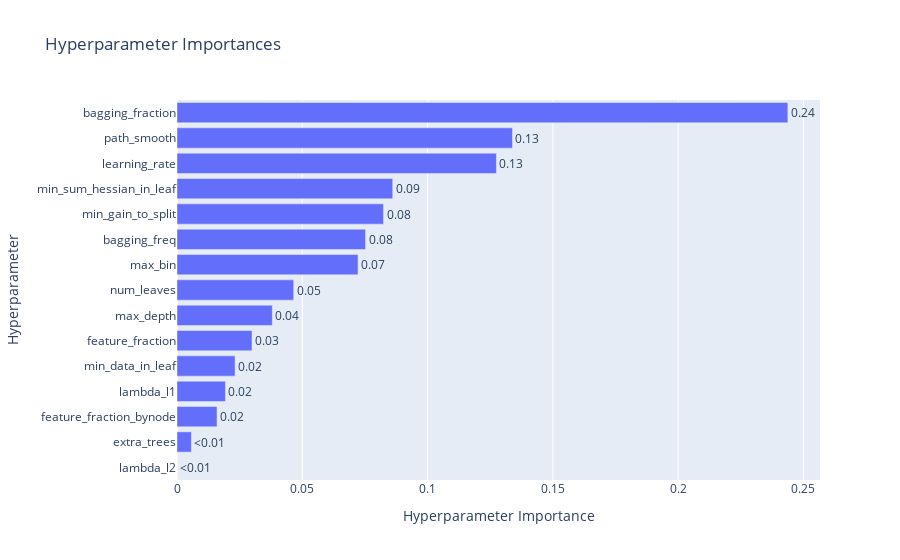
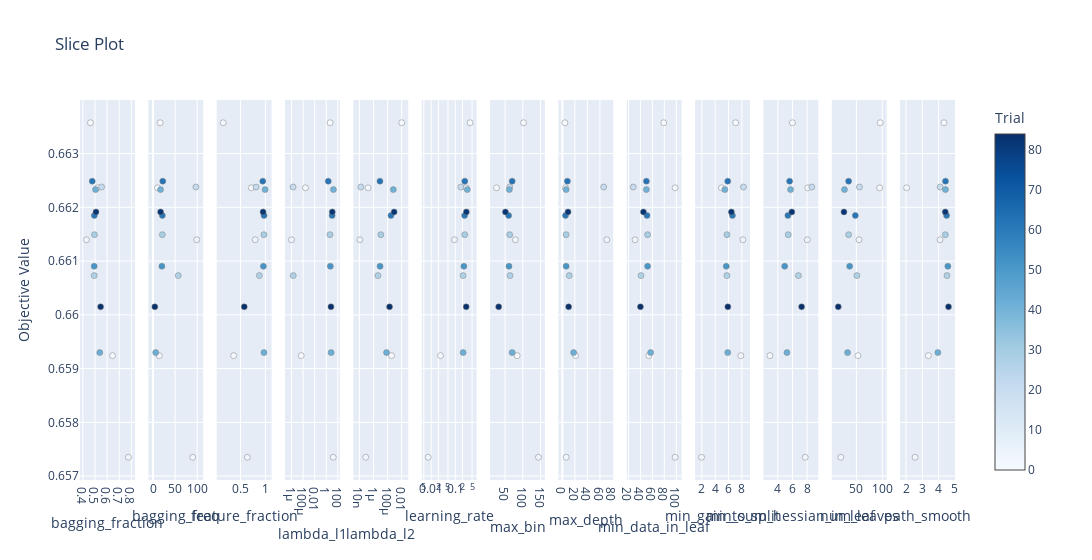

Notebook code for these charts, in order:
### Code cell
memo = "base_model + feature selection with lightGBM, n_trials = 100"
model, df_pred = model_tuner_multi.multi_lightGBM(df5, feature_col3, memo=memo, n_trials=100, save_result=True, visualization=True)

### Figure 1 — Plotly figure (JSON) as saved in the notebook; plotly's stock layout.template omitted (floating-point values rounded to 4 significant figures)
{"data": [{"cliponaxis": false, "hovertemplate": ["lambda_l2 (FloatDistribution): 6.660224512229525e-07<extra></extra>", "extra_trees (CategoricalDistribution): 0.0057498159690669215<extra></extra>", "feature_fraction_bynode (FloatDistribution): 0.01597643793490712<extra></extra>", "lambda_l1 (FloatDistribution): 0.019336689721906775<extra></extra>", "min_data_in_leaf (IntDistribution): 0.023182550948602453<extra></extra>", "feature_fraction (FloatDistribution): 0.02994525175658467<extra></extra>", "max_depth (IntDistribution): 0.038034126231371555<extra></extra>", "num_leaves (IntDistribution): 0.04658217971228522<extra></extra>", "max_bin (IntDistribution): 0.0722590971929046<extra></extra>", "bagging_freq (IntDistribution): 0.07525564498149419<extra></extra>", "min_gain_to_split (FloatDistribution): 0.0824207032021653<extra></extra>", "min_sum_hessian_in_leaf (FloatDistribution): 0.08609620121646244<extra></extra>", "learning_rate (FloatDistribution): 0.12748302698057332<extra></extra>", "path_smooth (FloatDistribution): 0.13388715957222164<extra></extra>", "bagging_fraction (FloatDistribution): 0.24379044855700277<extra></extra>"], "name": "Objective Value", "orientation": "h", "text": ["<0.01", "<0.01", "0.02", "0.02", "0.02", "0.03", "0.04", "0.05", "0.07", "0.08", "0.08", "0.09", "0.13", "0.13", "0.24"], "textposition": "outside", "type": "bar", "x": [6.66e-07, 0.00575, 0.01598, 0.01934, 0.02318, 0.02995, 0.03803, 0.04658, 0.07226, 0.07526, 0.08242, 0.0861, 0.1275, 0.1339, 0.2438], "y": ["lambda_l2", "extra_trees", "feature_fraction_bynode", "lambda_l1", "min_data_in_leaf", "feature_fraction", "max_depth", "num_leaves", "max_bin", "bagging_freq", "min_gain_to_split", "min_sum_hessian_in_leaf", "learning_rate", "path_smooth", "bagging_fraction"]}], "layout": {"title": {"text": "Hyperparameter Importances"}, "xaxis": {"title": {"text": "Hyperparameter Importance"}}, "yaxis": {"title": {"text": "Hyperparameter"}}}}

### Figure 2 — Plotly figure (JSON) as saved in the notebook; plotly's stock layout.template omitted (floating-point values rounded to 4 significant figures)
{"data": [{"marker": {"color": [0, 1, 2, 3, 4, 21, 27, 29, 41, 42, 51, 61, 62, 82, 84], "colorbar": {"title": {"text": "Trial"}, "x": 1, "xpad": 40}, "colorscale": [[0, "rgb(247,251,255)"], [0.125, "rgb(222,235,247)"], [0.25, "rgb(198,219,239)"], [0.375, "rgb(158,202,225)"], [0.5, "rgb(107,174,214)"], [0.625, "rgb(66,146,198)"], [0.75, "rgb(33,113,181)"], [0.875, "rgb(8,81,156)"], [1, "rgb(8,48,107)"]], "line": {"color": "Grey", "width": 0.5}, "showscale": true}, "mode": "markers", "name": "Feasible Trial", "showlegend": false, "type": "scatter", "x": [0.4624, 0.6447, 0.5218, 0.7758, 0.4298, 0.5545, 0.4937, 0.4955, 0.5042, 0.5395, 0.4933, 0.4946, 0.4773, 0.5083, 0.5463], "xaxis": "x", "y": [0.6636, 0.6592, 0.6624, 0.6574, 0.6614, 0.6624, 0.6607, 0.6615, 0.6623, 0.6593, 0.6609, 0.6618, 0.6625, 0.6619, 0.6601], "yaxis": "y"}, {"marker": {"color": [0, 1, 2, 3, 4, 21, 27, 29, 41, 42, 51, 61, 62, 82, 84], "colorbar": {"title": {"text": "Trial"}, "x": 1, "xpad": 40}, "colorscale": [[0, "rgb(247,251,255)"], [0.125, "rgb(222,235,247)"], [0.25, "rgb(198,219,239)"], [0.375, "rgb(158,202,225)"], [0.5, "rgb(107,174,214)"], [0.625, "rgb(66,146,198)"], [0.75, "rgb(33,113,181)"], [0.875, "rgb(8,81,156)"], [1, "rgb(8,48,107)"]], "line": {"color": "Grey", "width": 0.5}, "showscale": false}, "mode": "markers", "name": "Feasible Trial", "showlegend": false, "type": "scatter", "x": [16, 14, 10, 90, 99, 97, 57, 21, 17, 6, 20, 21, 22, 17, 4], "xaxis": "x2", "y": [0.6636, 0.6592, 0.6624, 0.6574, 0.6614, 0.6624, 0.6607, 0.6615, 0.6623, 0.6593, 0.6609, 0.6618, 0.6625, 0.6619, 0.6601], "yaxis": "y2"}, {"marker": {"color": [0, 1, 2, 3, 4, 21, 27, 29, 41, 42, 51, 61, 62, 82, 84], "colorbar": {"title": {"text": "Trial"}, "x": 1, "xpad": 40}, "colorscale": [[0, "rgb(247,251,255)"], [0.125, "rgb(222,235,247)"], [0.25, "rgb(198,219,239)"], [0.375, "rgb(158,202,225)"], [0.5, "rgb(107,174,214)"], [0.625, "rgb(66,146,198)"], [0.75, "rgb(33,113,181)"], [0.875, "rgb(8,81,156)"], [1, "rgb(8,48,107)"]], "line": {"color": "Grey", "width": 0.5}, "showscale": false}, "mode": "markers", "name": "Feasible Trial", "showlegend": false, "type": "scatter", "x": [0.1523, 0.3629, 0.7158, 0.6381, 0.795, 0.8147, 0.8789, 0.9711, 0.9941, 0.9713, 0.9602, 0.9733, 0.948, 0.9535, 0.5759], "xaxis": "x3", "y": [0.6636, 0.6592, 0.6624, 0.6574, 0.6614, 0.6624, 0.6607, 0.6615, 0.6623, 0.6593, 0.6609, 0.6618, 0.6625, 0.6619, 0.6601], "yaxis": "y3"}, {"marker": {"color": [0, 1, 2, 3, 4, 21, 27, 29, 41, 42, 51, 61, 62, 82, 84], "colorbar": {"title": {"text": "Trial"}, "x": 1, "xpad": 40}, "colorscale": [[0, "rgb(247,251,255)"], [0.125, "rgb(222,235,247)"], [0.25, "rgb(198,219,239)"], [0.375, "rgb(158,202,225)"], [0.5, "rgb(107,174,214)"], [0.625, "rgb(66,146,198)"], [0.75, "rgb(33,113,181)"], [0.875, "rgb(8,81,156)"], [1, "rgb(8,48,107)"]], "line": {"color": "Grey", "width": 0.5}, "showscale": false}, "mode": "markers", "name": "Feasible Trial", "showlegend": false, "type": "scatter", "x": [4.589, 4.609e-05, 0.0002521, 16.55, 9.709e-07, 1.809e-06, 1.942e-06, 4.335, 17.42, 7.038, 5.113, 10.38, 2.235, 11.13, 6.476], "xaxis": "x4", "y": [0.6636, 0.6592, 0.6624, 0.6574, 0.6614, 0.6624, 0.6607, 0.6615, 0.6623, 0.6593, 0.6609, 0.6618, 0.6625, 0.6619, 0.6601], "yaxis": "y4"}, {"marker": {"color": [0, 1, 2, 3, 4, 21, 27, 29, 41, 42, 51, 61, 62, 82, 84], "colorbar": {"title": {"text": "Trial"}, "x": 1, "xpad": 40}, "colorscale": [[0, "rgb(247,251,255)"], [0.125, "rgb(222,235,247)"], [0.25, "rgb(198,219,239)"], [0.375, "rgb(158,202,225)"], [0.5, "rgb(107,174,214)"], [0.625, "rgb(66,146,198)"], [0.75, "rgb(33,113,181)"], [0.875, "rgb(8,81,156)"], [1, "rgb(8,48,107)"]], "line": {"color": "Grey", "width": 0.5}, "showscale": false}, "mode": "markers", "name": "Feasible Trial", "showlegend": false, "type": "scatter", "x": [0.01026, 0.0003637, 1.661e-07, 7.672e-08, 1.136e-08, 1.521e-08, 4.258e-06, 1.087e-05, 0.000647, 7.005e-05, 8.535e-06, 0.000299, 8.155e-06, 0.0008434, 0.0001886], "xaxis": "x5", "y": [0.6636, 0.6592, 0.6624, 0.6574, 0.6614, 0.6624, 0.6607, 0.6615, 0.6623, 0.6593, 0.6609, 0.6618, 0.6625, 0.6619, 0.6601], "yaxis": "y5"}, {"marker": {"color": [0, 1, 2, 3, 4, 21, 27, 29, 41, 42, 51, 61, 62, 82, 84], "colorbar": {"title": {"text": "Trial"}, "x": 1, "xpad": 40}, "colorscale": [[0, "rgb(247,251,255)"], [0.125, "rgb(222,235,247)"], [0.25, "rgb(198,219,239)"], [0.375, "rgb(158,202,225)"], [0.5, "rgb(107,174,214)"], [0.625, "rgb(66,146,198)"], [0.75, "rgb(33,113,181)"], [0.875, "rgb(8,81,156)"], [1, "rgb(8,48,107)"]], "line": {"color": "Grey", "width": 0.5}, "showscale": false}, "mode": "markers", "name": "Feasible Trial", "showlegend": false, "type": "scatter", "x": [0.4147, 0.02443, 0.2846, 0.007552, 0.0928, 0.1717, 0.2125, 0.2479, 0.317, 0.2129, 0.2286, 0.2459, 0.2499, 0.2895, 0.285], "xaxis": "x6", "y": [0.6636, 0.6592, 0.6624, 0.6574, 0.6614, 0.6624, 0.6607, 0.6615, 0.6623, 0.6593, 0.6609, 0.6618, 0.6625, 0.6619, 0.6601], "yaxis": "y6"}, {"marker": {"color": [0, 1, 2, 3, 4, 21, 27, 29, 41, 42, 51, 61, 62, 82, 84], "colorbar": {"title": {"text": "Trial"}, "x": 1, "xpad": 40}, "colorscale": [[0, "rgb(247,251,255)"], [0.125, "rgb(222,235,247)"], [0.25, "rgb(198,219,239)"], [0.375, "rgb(158,202,225)"], [0.5, "rgb(107,174,214)"], [0.625, "rgb(66,146,198)"], [0.75, "rgb(33,113,181)"], [0.875, "rgb(8,81,156)"], [1, "rgb(8,48,107)"]], "line": {"color": "Grey", "width": 0.5}, "showscale": false}, "mode": "markers", "name": "Feasible Trial", "showlegend": false, "type": "scatter", "x": [102, 84, 26, 144, 79, 63, 64, 63, 62, 70, 61, 60, 70, 51, 32], "xaxis": "x7", "y": [0.6636, 0.6592, 0.6624, 0.6574, 0.6614, 0.6624, 0.6607, 0.6615, 0.6623, 0.6593, 0.6609, 0.6618, 0.6625, 0.6619, 0.6601], "yaxis": "y7"}, {"marker": {"color": [0, 1, 2, 3, 4, 21, 27, 29, 41, 42, 51, 61, 62, 82, 84], "colorbar": {"title": {"text": "Trial"}, "x": 1, "xpad": 40}, "colorscale": [[0, "rgb(247,251,255)"], [0.125, "rgb(222,235,247)"], [0.25, "rgb(198,219,239)"], [0.375, "rgb(158,202,225)"], [0.5, "rgb(107,174,214)"], [0.625, "rgb(66,146,198)"], [0.75, "rgb(33,113,181)"], [0.875, "rgb(8,81,156)"], [1, "rgb(8,48,107)"]], "line": {"color": "Grey", "width": 0.5}, "showscale": false}, "mode": "markers", "name": "Feasible Trial", "showlegend": false, "type": "scatter", "x": [4, 21, 5, 6, 71, 66, 11, 6, 6, 18, 6, 5, 8, 9, 10], "xaxis": "x8", "y": [0.6636, 0.6592, 0.6624, 0.6574, 0.6614, 0.6624, 0.6607, 0.6615, 0.6623, 0.6593, 0.6609, 0.6618, 0.6625, 0.6619, 0.6601], "yaxis": "y8"}, {"marker": {"color": [0, 1, 2, 3, 4, 21, 27, 29, 41, 42, 51, 61, 62, 82, 84], "colorbar": {"title": {"text": "Trial"}, "x": 1, "xpad": 40}, "colorscale": [[0, "rgb(247,251,255)"], [0.125, "rgb(222,235,247)"], [0.25, "rgb(198,219,239)"], [0.375, "rgb(158,202,225)"], [0.5, "rgb(107,174,214)"], [0.625, "rgb(66,146,198)"], [0.75, "rgb(33,113,181)"], [0.875, "rgb(8,81,156)"], [1, "rgb(8,48,107)"]], "line": {"color": "Grey", "width": 0.5}, "showscale": false}, "mode": "markers", "name": "Feasible Trial", "showlegend": false, "type": "scatter", "x": [79, 54, 98, 98, 31, 28, 41, 52, 50, 57, 52, 51, 50, 45, 40], "xaxis": "x9", "y": [0.6636, 0.6592, 0.6624, 0.6574, 0.6614, 0.6624, 0.6607, 0.6615, 0.6623, 0.6593, 0.6609, 0.6618, 0.6625, 0.6619, 0.6601], "yaxis": "y9"}, {"marker": {"color": [0, 1, 2, 3, 4, 21, 27, 29, 41, 42, 51, 61, 62, 82, 84], "colorbar": {"title": {"text": "Trial"}, "x": 1, "xpad": 40}, "colorscale": [[0, "rgb(247,251,255)"], [0.125, "rgb(222,235,247)"], [0.25, "rgb(198,219,239)"], [0.375, "rgb(158,202,225)"], [0.5, "rgb(107,174,214)"], [0.625, "rgb(66,146,198)"], [0.75, "rgb(33,113,181)"], [0.875, "rgb(8,81,156)"], [1, "rgb(8,48,107)"]], "line": {"color": "Grey", "width": 0.5}, "showscale": false}, "mode": "markers", "name": "Feasible Trial", "showlegend": false, "type": "scatter", "x": [7.081, 7.852, 4.952, 1.96, 8.155, 8.246, 5.762, 5.772, 5.453, 5.881, 5.663, 6.59, 5.884, 6.431, 5.903], "xaxis": "x10", "y": [0.6636, 0.6592, 0.6624, 0.6574, 0.6614, 0.6624, 0.6607, 0.6615, 0.6623, 0.6593, 0.6609, 0.6618, 0.6625, 0.6619, 0.6601], "yaxis": "y10"}, {"marker": {"color": [0, 1, 2, 3, 4, 21, 27, 29, 41, 42, 51, 61, 62, 82, 84], "colorbar": {"title": {"text": "Trial"}, "x": 1, "xpad": 40}, "colorscale": [[0, "rgb(247,251,255)"], [0.125, "rgb(222,235,247)"], [0.25, "rgb(198,219,239)"], [0.375, "rgb(158,202,225)"], [0.5, "rgb(107,174,214)"], [0.625, "rgb(66,146,198)"], [0.75, "rgb(33,113,181)"], [0.875, "rgb(8,81,156)"], [1, "rgb(8,48,107)"]], "line": {"color": "Grey", "width": 0.5}, "showscale": false}, "mode": "markers", "name": "Feasible Trial", "showlegend": false, "type": "scatter", "x": [5.987, 2.912, 8.084, 7.751, 8.022, 8.646, 6.803, 5.417, 5.738, 5.244, 4.934, 5.369, 5.608, 5.909, 7.25], "xaxis": "x11", "y": [0.6636, 0.6592, 0.6624, 0.6574, 0.6614, 0.6624, 0.6607, 0.6615, 0.6623, 0.6593, 0.6609, 0.6618, 0.6625, 0.6619, 0.6601], "yaxis": "y11"}, {"marker": {"color": [0, 1, 2, 3, 4, 21, 27, 29, 41, 42, 51, 61, 62, 82, 84], "colorbar": {"title": {"text": "Trial"}, "x": 1, "xpad": 40}, "colorscale": [[0, "rgb(247,251,255)"], [0.125, "rgb(222,235,247)"], [0.25, "rgb(198,219,239)"], [0.375, "rgb(158,202,225)"], [0.5, "rgb(107,174,214)"], [0.625, "rgb(66,146,198)"], [0.75, "rgb(33,113,181)"], [0.875, "rgb(8,81,156)"], [1, "rgb(8,48,107)"]], "line": {"color": "Grey", "width": 0.5}, "showscale": false}, "mode": "markers", "name": "Feasible Trial", "showlegend": false, "type": "scatter", "x": [96, 53, 95, 20, 55, 56, 51, 35, 27, 33, 37, 48, 35, 26, 15], "xaxis": "x12", "y": [0.6636, 0.6592, 0.6624, 0.6574, 0.6614, 0.6624, 0.6607, 0.6615, 0.6623, 0.6593, 0.6609, 0.6618, 0.6625, 0.6619, 0.6601], "yaxis": "y12"}, {"marker": {"color": [0, 1, 2, 3, 4, 21, 27, 29, 41, 42, 51, 61, 62, 82, 84], "colorbar": {"title": {"text": "Trial"}, "x": 1, "xpad": 40}, "colorscale": [[0, "rgb(247,251,255)"], [0.125, "rgb(222,235,247)"], [0.25, "rgb(198,219,239)"], [0.375, "rgb(158,202,225)"], [0.5, "rgb(107,174,214)"], [0.625, "rgb(66,146,198)"], [0.75, "rgb(33,113,181)"], [0.875, "rgb(8,81,156)"], [1, "rgb(8,48,107)"]], "line": {"color": "Grey", "width": 0.5}, "showscale": false}, "mode": "markers", "name": "Feasible Trial", "showlegend": false, "type": "scatter", "x": [4.33, 3.37, 2.035, 2.555, 4.085, 4.094, 4.514, 4.41, 4.417, 3.951, 4.565, 4.488, 4.421, 4.408, 4.605], "xaxis": "x13", "y": [0.6636, 0.6592, 0.6624, 0.6574, 0.6614, 0.6624, 0.6607, 0.6615, 0.6623, 0.6593, 0.6609, 0.6618, 0.6625, 0.6619, 0.6601], "yaxis": "y13"}], "layout": {"title": {"text": "Slice Plot"}, "width": 3900, "xaxis": {"anchor": "y", "domain": [0, 0.06272], "title": {"text": "bagging_fraction"}}, "xaxis10": {"anchor": "y10", "domain": [0.703, 0.7657], "title": {"text": "min_gain_to_split"}}, "xaxis11": {"anchor": "y11", "domain": [0.7811, 0.8438], "title": {"text": "min_sum_hessian_in_leaf"}}, "xaxis12": {"anchor": "y12", "domain": [0.8592, 0.9219], "title": {"text": "num_leaves"}}, "xaxis13": {"anchor": "y13", "domain": [0.9373, 1.0], "title": {"text": "path_smooth"}}, "xaxis2": {"anchor": "y2", "domain": [0.07811, 0.1408], "title": {"text": "bagging_freq"}}, "xaxis3": {"anchor": "y3", "domain": [0.1562, 0.2189], "title": {"text": "feature_fraction"}}, "xaxis4": {"anchor": "y4", "domain": [0.2343, 0.297], "title": {"text": "lambda_l1"}, "type": "log"}, "xaxis5": {"anchor": "y5", "domain": [0.3124, 0.3751], "title": {"text": "lambda_l2"}, "type": "log"}, "xaxis6": {"anchor": "y6", "domain": [0.3905, 0.4533], "title": {"text": "learning_rate"}, "type": "log"}, "xaxis7": {"anchor": "y7", "domain": [0.4686, 0.5314], "title": {"text": "max_bin"}}, "xaxis8": {"anchor": "y8", "domain": [0.5467, 0.6095], "title": {"text": "max_depth"}}, "xaxis9": {"anchor": "y9", "domain": [0.6249, 0.6876], "title": {"text": "min_data_in_leaf"}}, "yaxis": {"anchor": "x", "domain": [0, 1], "title": {"text": "Objective Value"}}, "yaxis10": {"anchor": "x10", "domain": [0, 1], "matches": "y", "showticklabels": false}, "yaxis11": {"anchor": "x11", "domain": [0, 1], "matches": "y", "showticklabels": false}, "yaxis12": {"anchor": "x12", "domain": [0, 1], "matches": "y", "showticklabels": false}, "yaxis13": {"anchor": "x13", "domain": [0, 1], "matches": "y", "showticklabels": false}, "yaxis2": {"anchor": "x2", "domain": [0, 1], "matches": "y", "showticklabels": false}, "yaxis3": {"anchor": "x3", "domain": [0, 1], "matches": "y", "showticklabels": false}, "yaxis4": {"anchor": "x4", "domain": [0, 1], "matches": "y", "showticklabels": false}, "yaxis5": {"anchor": "x5", "domain": [0, 1], "matches": "y", "showticklabels": false}, "yaxis6": {"anchor": "x6", "domain": [0, 1], "matches": "y", "showticklabels": false}, "yaxis7": {"anchor": "x7", "domain": [0, 1], "matches": "y", "showticklabels": false}, "yaxis8": {"anchor": "x8", "domain": [0, 1], "matches": "y", "showticklabels": false}, "yaxis9": {"anchor": "x9", "domain": [0, 1], "matches": "y", "showticklabels": false}}}
